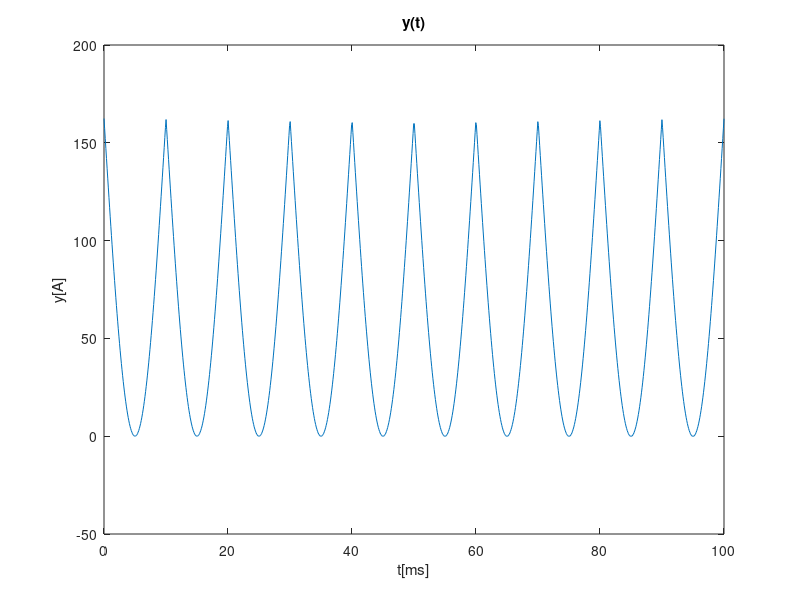
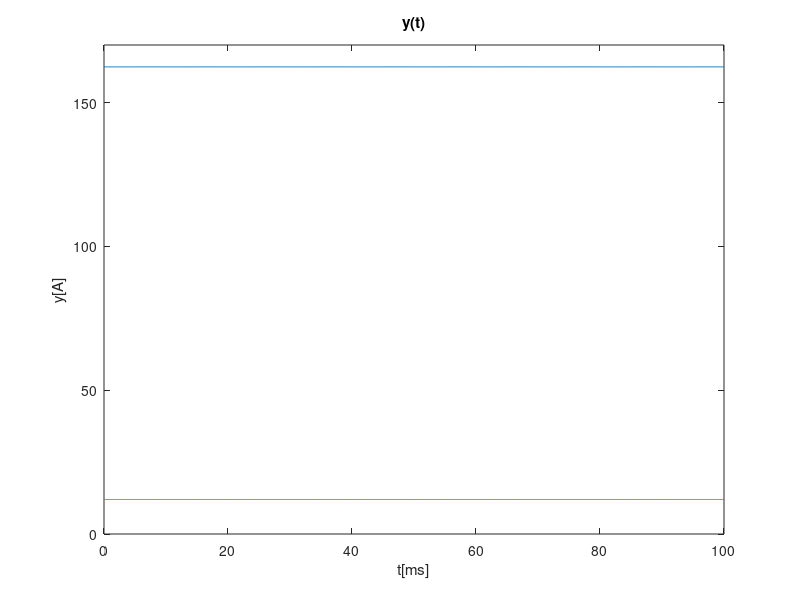
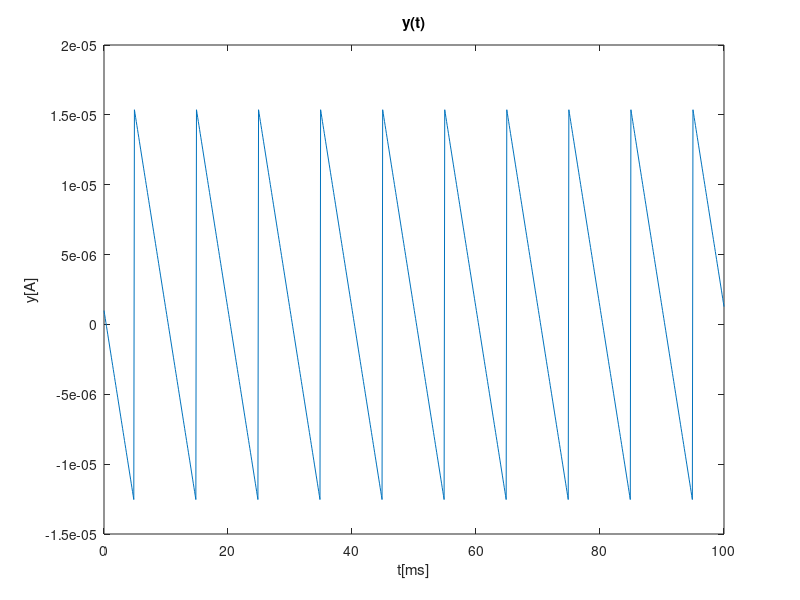

MATLAB code for these plots, in order:
close all 
clear all


C = 420e-6;
A = 0.70609*230;
w = 2*pi*50;
V_on = 0.63;
R = 369982;
eta = 1;
Vt = 25.9e-3;
Vd = V_on;
Is = 1e-14;
rd = 56.79666793;


function absv = absv(t)
  A = 0.70609*230;
  w = 2*pi*50;
  
  absv = 0;

  if(sin(w*t) >= 0)
    absv = A*sin(w*t);
  else
    absv = -A*sin(w*t);
  endif
  
endfunction



function absv_d = absv_d(t)
  A = 0.70609*230;
  w = 2*pi*50;
  
  if(sin(w*t) >= 0)
    absv_d = A*w*cos(w*t);
  else
    absv_d = -A*w*cos(w*t);
  endif
  
endfunction



function f = f(t)
C = 420e-6;
A = 0.70609*230;
w = 2*pi*50;
V_on = 0.63;
R = 369982;
eta = 1;
Vt = 25.9e-3;
Vd = V_on;
Is = 1e-14;
rd = 56.79666793;
Req = R+19*rd;

f = (A-19*V_on)*exp(-(t-1/(4*50))/(Req*C))+19*V_on - absv(t);
endfunction

function fd = fd(t)
C = 420e-6;
A = 0.70609*230;
w = 2*pi*50;
V_on = 0.63;
R = 369982;
eta = 1;
Vt = 25.9e-3;
Vd = V_on;
Is = 1e-14;
rd = 56.79666793;
Req = R + 19*rd;

fd = -(A-19*V_on)/R/C*exp(-(t-1/(4*50))/(Req*C)) - absv_d(t);
endfunction

t=linspace(0, 100e-3, 1000);
y=zeros(1, 1000);

for i=1:length(t)
  y(i) = f(t(i));
endfor

figure
plot(t*1000, y)
title("y(t)")
xlabel ("t[ms]")
ylabel ("y[A]")
print ("y.eps", "-depsc");


delta = 1e-9;
x_next = 14.8e-3;


do 
  x=x_next;
  x_next = x  - f(x)/fd(x);
  printf("%.10f \n", x);
until (abs(x_next-x) < delta)

ton_root = x_next;

printf("%.10f \n", ton_root);

function fdec = fdec(t, ton_root)
  fdec = f(t)+absv(t);
  
  modt = t*50 - floor(t*50);
  
  if(modt<=ton_root*50-0.5 || (modt>=ton_root*50 && modt<=0.75))
    fdec = absv(t);
  endif
endfunction


t=linspace(0, 100e-3, 1000);
y1=zeros(1, 1000);
y2=zeros(1,100);
y3=zeros(1,1000);
y2d=zeros(1,100);
y3d=zeros(1,1000);
y4=zeros(1,1000);

for i=1:length(t)
  y1(i) = absv(t(i));
endfor

for i=1:100
  if(t(i)+1/4/50 < ton_root)
    y2(i) = f(t(i)+1/4/50)+absv(t(i)+1/4/50);
    y2d(i) = fd(t(i)+1/4/50)+absv_d(t(i)+1/4/50);
  else
    y2(i) = absv(t(i)+1/4/50);
    y2d(i) = absv_d(t(i)+1/4/50);
  endif
endfor

for i=1:length(t)
  y3(i) = y2(mod(i+50,100)+1);
  y3d(i) = y2d(mod(i+50,100)+1);
endfor

for i=1:length(t)
  y4(i) = 19*V_on-19*rd*C*y3d(i)-0.40875;
endfor

figure
plot(t*1000, y3)
hold on
plot(t*1000, y4)
title("y(t)")
xlabel ("t[ms]")
ylabel ("y[A]")
axis([0,100,0,170]);
print ("y.eps", "-depsc");

figure
plot(t*1000, y4-12);
title("y(t)")
xlabel ("t[ms]")
ylabel ("y[A]")
print ("diff.eps", "-depsc");

dclevel = 0;
maxvo = y4(1);
minvo = y4(1);

for i=1:1000
  dclevel = dclevel + y4(i);
  
  if(y4(i)>maxvo)
    maxvo = y4(i);
  endif
  
  if(y4(i)<minvo)
    minvo = y4(i);
  endif
endfor

dclevel = dclevel/1000;

ripple = maxvo-minvo;

printf("%.10f \n", dclevel);
printf("%.10f \n", ripple);


file = fopen("teor.tex", "w");

fprintf(file, "1 & %.10f & %.10f  \\\\ \\hline\n", dclevel, ripple);

fclose(file);

